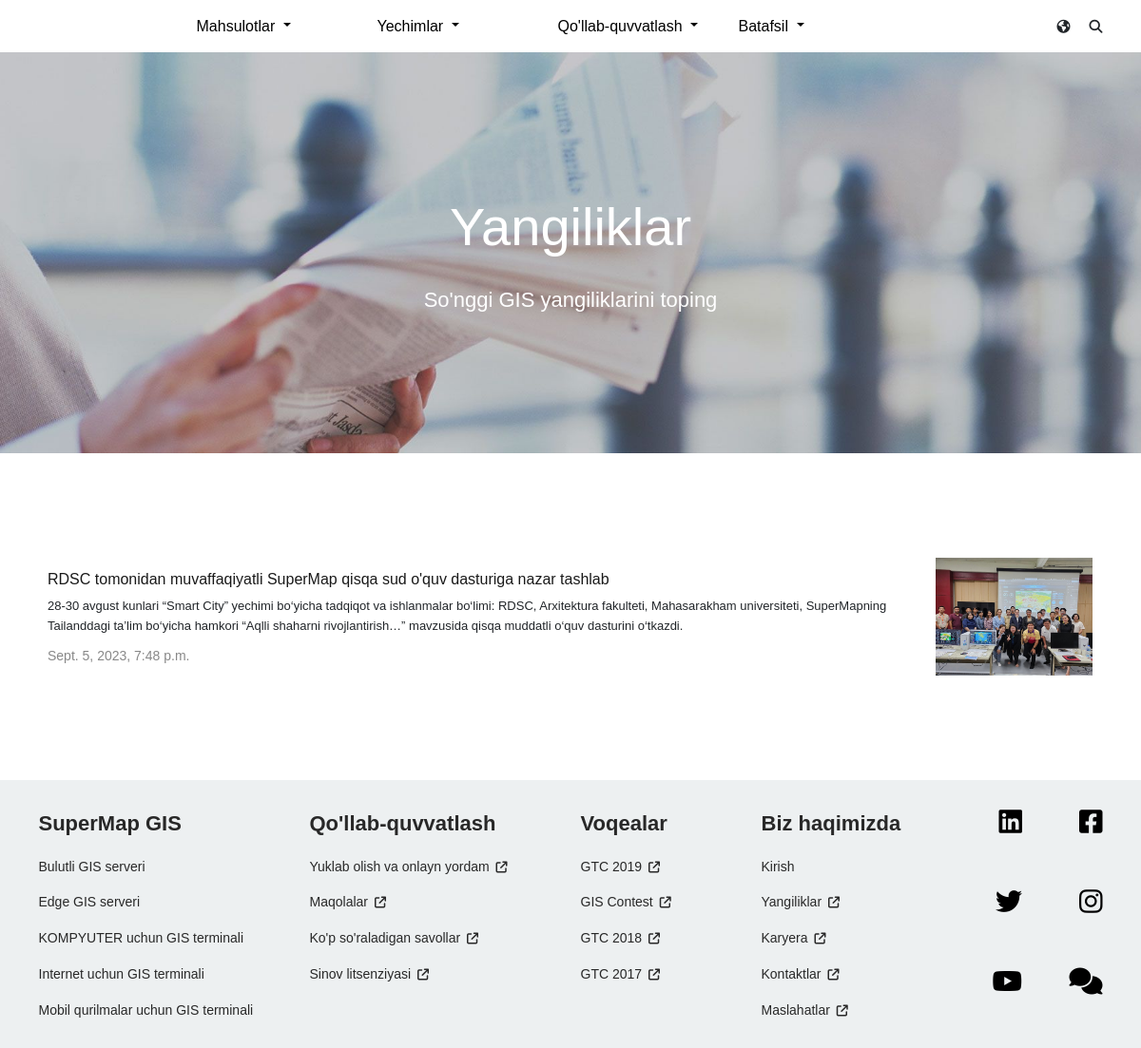
Page /news/ on the committed database.
### blog/models.py (models this page shows, shortened)
class SongiYangiliklar(models.Model):
    class Status(models.TextChoices):
        qoralama = "QR","qoralama"
        chopetilish = "CHP", "chopetilish"
    nom = models.CharField(max_length=10001)
    slug = models.SlugField(max_length=10001)
    kontent = models.TextField()
    rasm = models.ImageField(upload_to='news/images')
    chopetilishVaqti = models.DateTimeField(default=timezone.now)
    yaratilganVaqti =models.DateTimeField(auto_now_add=True)
    ozgarishVaqti = models.DateTimeField(auto_now=True)
    holati =models.CharField(max_length=3,choices=Status.choices,default=Status.qoralama)
    kategory = models.ForeignKey(Category,on_delete=models.CASCADE)
    views = models.IntegerField(default=0)
    class Meta:
        ordering = ['-chopetilishVaqti']
    objects = models.Manager()

### blog/views.py (the view)
# urls.py: path('news/', news, name="news"),
def news(request):
    songiyangiliklar = SongiYangiliklar.objects.all()
    context = {
        "songiyangilik" : songiyangiliklar
    }
    return render(request,"news.html",context=context)

### templates/news.html (shortened to what this page needs)
{% load static %}
<!DOCTYPE html>
<html lang="en">
<head>
  <link rel="stylesheet" href="{% static 'css/bootstrap.css' %}">
  <link rel="stylesheet" href="{% static 'css/nav-footer.css' %}">
  <link rel="stylesheet" href="{% static 'css/article.css' %}">
  <link rel="stylesheet" href="https://cdnjs.cloudflare.com/ajax/libs/font-awesome/6.4.0/css/all.min.css" />
</head>
<body>
  <nav class="nav d-flex align-items-center">
    <div class="container nav__content d-flex justify-content-between align-items-center">
      <ul class="navbar-links d-lg-flex d-none list-unstyled mb-0">
        <li class="nav__mahsulotlar">
          <div class="dropdown">
            <button class="btn btn-secondary bg-light text-black border-0 dropdown-toggle" type="button" data-bs-toggle="dropdown" aria-expanded="false">
              Mahsulotlar
            </button>
          </div>
      </li>
        <li class="nav__mahsulotlar">
          <div class="dropdown">
            <button class="btn btn-secondary bg-light text-black border-0 dropdown-toggle" type="button" data-bs-toggle="dropdown" aria-expanded="false">
              Yechimlar
            </button>
          </div>
        </li>
        <li class="nav__protect">
          <div class="dropdown">
          <button class="btn btn-secondary btn-light dropdown-toggle" type="button" data-bs-toggle="dropdown" aria-expanded="false">
            Qo'llab-quvvatlash
          </button>
        </div>
      </li>
        <li class="nav__batafsil">
          <div class="dropdown">
            <button class="btn btn-secondary btn-light dropdown-toggle" type="button" data-bs-toggle="dropdown" aria-expanded="false">
              Batafsil
            </button>
          </div>
        </li>
      </ul>
      <div class="nav-search">
        <i class="fa-solid fa-earth-americas"></i>
        <i class="fa-solid fa-magnifying-glass"></i>
      </div>
    </div>
  </nav>
  <div class="content news-bg">
    <div class="h-100 d-flex flex-column justify-content-center align-items-center">
      <h1 class="title">Yangiliklar</h1>
      <div class="sub-title">So'nggi GIS yangiliklarini toping</div>
    </div>
  </div>
  <div class="container">
    {% for b in songiyangilik %}
    <div class="row info">
      <div class="col-10 info d-flex flex-column justify-content-center">
        <a href="{% url 'detel' b.id %}" class="text-decoration-none"><h3 class="info-title">{{b.nom}}</h3></a>
        <p class="info-text">{{b.kontent}}</p>
        <span class="info-date">{{b.chopetilishVaqti}}</span>
      </div>
      <div class="col-2">
        <img class="w-100" src="{{b.rasm.url}}" alt="">
      </div>
    </div>
    {% endfor %}
  </div>
  <footer class="footer">
    <div class="container">
      <div class="row">
        <div class="footer__content col-md-3 col-sm-6 col-12">
          <h3><a href="{% url 'supermapgishaqida' %}">SuperMap GIS</a></h3>
          <ul class="footer-links">
            <li><a href="{% url 'cloud_gis' %}">Bulutli GIS serveri</a></li>
            <li><a href="{% url 'edge_gis_server' %}">Edge GIS serveri</a></li>
            <li><a href="{% url 'terminalgisforpc' %}">KOMPYUTER uchun GIS terminali</a></li>
            <li><a href="{% url 'terminalgisforweb' %}">Internet uchun GIS terminali</a></li>
            <li><a href="{% url 'terminalgisformobile' %}">Mobil qurilmalar uchun GIS terminali</a></li>
          </ul>
        </div>
        <div class="footer__content col-md-3 col-sm-6 col-12">
          <h3><a href="#!">Qo'llab-quvvatlash</a></h3>
          <ul class="footer-links">
            <li><a href="https://www.supermap.com/en-us/html/down.html">Yuklab olish va onlayn yordam <i class="fa-solid fa-arrow-up-right-from-square"></i></a></li>
            <li><a href="./html/article.html">Maqolalar <i class="fa-solid fa-arrow-up-right-from-square"></i></a></li>
            <li><a href="https://www.supermap.com/en-us/list/?100_1.html">Ko'p so'raladigan savollar <i class="fa-solid fa-arrow-up-right-from-square"></i></a></li>
            <li><a href="https://sso.supermap.com/login?service=https://www.supermapol.com/web/pricing/triallicense">Sinov litsenziyasi <i class="fa-solid fa-arrow-up-right-from-square"></i></a></li>
          </ul>
        </div>
        <div class="footer__content col-md-2 col-sm-6 col-12">
          <h3><a href="{% url 'events' %}">Voqealar</a></h3>
          <ul class="footer-links">
            <li><a href="http://www.gistc.com/en/">GTC 2019 <i class="fa-solid fa-arrow-up-right-from-square"></i></a></li>
            <li><a href="http://www.giscontest.com/en/">GIS Contest <i class="fa-solid fa-arrow-up-right-from-square"></i></a></li>
            <li><a href="https://www.supermap.com/en/events/gtc2018/index.asp">GTC 2018 <i class="fa-solid fa-arrow-up-right-from-square"></i></a></li>
            <li><a href="https://www.supermap.com/events/gtc2017/index_en.html">GTC 2017 <i class="fa-solid fa-arrow-up-right-from-square"></i></a></li>
          </ul>
        </div>
        <div class="footer__content col-md-2 col-sm-6 col-12">
          <h3><a href="#!">Biz haqimizda</a></h3>
          <ul class="footer-links">
            <li><a href="{% url 'supermapgishaqida' %}">Kirish</a></li>
            <li><a href="{% url 'news' %}">Yangiliklar <i class="fa-solid fa-arrow-up-right-from-square"></i></a></li>
            <li><a href="{% url 'joinus' %}">Karyera <i class="fa-solid fa-arrow-up-right-from-square"></i></a></li>
            <li><a href="https://www.supermap.com/en-us/about/?79_1.html">Kontaktlar <i class="fa-solid fa-arrow-up-right-from-square"></i></a></li>
            <li><a href="https://www.supermap.com/en-us/list/?94_1.html">Maslahatlar <i class="fa-solid fa-arrow-up-right-from-square"></i></a></li>
          </ul>
        </div>
        <div class="footer__logos col-md-2 col-sm-12 flex-md-wrap flex-nowrap">
          <a href="https://www.linkedin.com/company/supermap/"><i class="fa-brands fa-linkedin"></i></a>
          <a href="https://www.facebook.com/SuperMap/"><i class="fa-brands fa-square-facebook"></i></a>
          <a href="https://twitter.com/SuperMap__GIS"><i class="fa-brands fa-twitter"></i></a>
          <a href="https://www.instagram.com/supermap_1997/"><i class="fa-brands fa-instagram"></i></a>
          <a href="http://www.youtube.com/SuperMapGIS"><i class="fa-brands fa-youtube"></i></a>
          <a href="#!"><i class="fa-solid fa-comments"></i></a>
        </div>
      </div>
    </div>
  </footer>
</body>
</html>

### static/css/nav-footer.css (style rules this page uses)
* { padding: 0; margin: 0; box-sizing: border-box; font-family: Helvetica, Arial, sans-serif; line-height: 1.625; font-weight: 400; font-size: 14px; }
.container { width: 1170px; margin: 0 auto; }
.nav { height: 55px; padding: 10px 0; }
.nav__mahsulotlar, .nav__protect, .nav__batafsil { width: 190px; }
.nav-search { display: flex; gap: 20px; }
.btn-secondary { background: white !important; border: none; font-size: 16px !important; font-family: Helvetica !important; }
.footer { background: #edf0f1; padding-top: 30px; }
.footer .footer__content i { font-size: 12px; margin-left: 3px; transition: all 1s; }
.footer__content h3 a { font-size: 22px; text-decoration: none; font-weight: 700; color: #282828; margin-top: 20px; line-height: 1.1; }
.footer__content h3 { margin-bottom: 20px; }
.footer-links { padding-left: 0; }
.footer__content .footer-links li { list-style: none; padding-bottom: 15px; }
.footer__content .footer-links a { color: #282828; text-decoration: none; outline: 0; }
.footer__logos { display: flex; flex-wrap: wrap; }
.footer__logos a { width: 50%; display: flex; text-decoration: none; justify-content: flex-end; }
.footer__logos .fa-brands, .footer__logos .fa-solid { font-size: 28px; color: black }

### static/css/article.css (style rules this page uses)
.content { background-size: cover; height: 422px; }
.news-bg { background-image: url(../imgs/news-bg.jpg); }
.title { font-size: 56px; line-height: 1.38; color: white; }
.sub-title { font-size: 22px; line-height: 1.45; padding-top: 15px; color: #fff; }
.info { padding: 10px; }
.info-title { font-size: 16px; color: #1a1a1a; line-height: 20px; }
.info-text { font-size: 13px; }
.info-date { line-height: 1.1; color: #888; font-size: 14px; }
.content { margin-bottom: 100px; }
.footer { margin-top: 100px; }

### rows in the picture
SongiYangiliklar: nom "RDSC tomonidan muvaffaqiyatli SuperMap qisqa sud o'quv dasturiga nazar tashlab", kontent "28-30 avgust kunlari “Smart City” yechimi bo‘yicha tadqiqot va ishlanmalar bo‘limi: RDSC, Arxitektura fakulteti, Mahasarakham universiteti, SuperMapning Tailanddagi ta’lim bo‘yicha hamkori “Aqlli shaharni rivojlantirish…” mavzusida qisqa muddatli o‘quv dasturini o‘tkazdi.", chopetilishVaqti "Sept. 5, 2023, 7:48 p.m.", rasm (picture)
